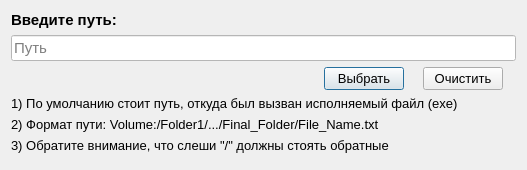
<?xml version="1.0" encoding="UTF-8"?>
<ui version="4.0">
 <class>SetPath</class>
 <widget class="QDialog" name="SetPath">
  <property name="geometry">
   <rect>
    <x>0</x>
    <y>0</y>
    <width>527</width>
    <height>170</height>
   </rect>
  </property>
  <property name="windowTitle">
   <string>Файл</string>
  </property>
  <layout class="QVBoxLayout" name="verticalLayout">
   <item>
    <widget class="QLabel" name="label">
     <property name="font">
      <font>
       <pointsize>11</pointsize>
       <weight>75</weight>
       <bold>true</bold>
      </font>
     </property>
     <property name="text">
      <string>Введите путь:</string>
     </property>
    </widget>
   </item>
   <item>
    <widget class="QLineEdit" name="setpath">
     <property name="sizePolicy">
      <sizepolicy hsizetype="Expanding" vsizetype="Fixed">
       <horstretch>0</horstretch>
       <verstretch>11</verstretch>
      </sizepolicy>
     </property>
     <property name="font">
      <font>
       <pointsize>11</pointsize>
      </font>
     </property>
     <property name="styleSheet">
      <string notr="true">background-color: rgb(255, 255, 255);</string>
     </property>
     <property name="placeholderText">
      <string>Путь</string>
     </property>
    </widget>
   </item>
   <item>
    <layout class="QHBoxLayout" name="horizontalLayout">
     <item>
      <spacer name="horizontalSpacer">
       <property name="orientation">
        <enum>Qt::Horizontal</enum>
       </property>
       <property name="sizeType">
        <enum>QSizePolicy::Fixed</enum>
       </property>
       <property name="sizeHint" stdset="0">
        <size>
         <width>300</width>
         <height>20</height>
        </size>
       </property>
      </spacer>
     </item>
     <item>
      <widget class="QPushButton" name="Choose">
       <property name="sizePolicy">
        <sizepolicy hsizetype="Fixed" vsizetype="Minimum">
         <horstretch>0</horstretch>
         <verstretch>0</verstretch>
        </sizepolicy>
       </property>
       <property name="font">
        <font>
         <pointsize>10</pointsize>
        </font>
       </property>
       <property name="text">
        <string>Выбрать</string>
       </property>
      </widget>
     </item>
     <item>
      <widget class="QPushButton" name="clear">
       <property name="sizePolicy">
        <sizepolicy hsizetype="Fixed" vsizetype="Fixed">
         <horstretch>0</horstretch>
         <verstretch>0</verstretch>
        </sizepolicy>
       </property>
       <property name="font">
        <font>
         <pointsize>10</pointsize>
        </font>
       </property>
       <property name="text">
        <string>Очистить</string>
       </property>
      </widget>
     </item>
    </layout>
   </item>
   <item>
    <widget class="QLabel" name="label_4">
     <property name="font">
      <font>
       <pointsize>10</pointsize>
      </font>
     </property>
     <property name="text">
      <string>1) По умолчанию стоит путь, откуда был вызван исполняемый файл (exe)</string>
     </property>
    </widget>
   </item>
   <item>
    <widget class="QLabel" name="label_2">
     <property name="font">
      <font>
       <pointsize>10</pointsize>
      </font>
     </property>
     <property name="text">
      <string>2) Формат пути: Volume:/Folder1/.../Final_Folder/File_Name.txt</string>
     </property>
    </widget>
   </item>
   <item>
    <widget class="QLabel" name="label_3">
     <property name="font">
      <font>
       <pointsize>10</pointsize>
      </font>
     </property>
     <property name="text">
      <string>3) Обратите внимание, что слеши &quot;/&quot; должны стоять обратные</string>
     </property>
    </widget>
   </item>
   <item>
    <spacer name="verticalSpacer">
     <property name="orientation">
      <enum>Qt::Vertical</enum>
     </property>
     <property name="sizeHint" stdset="0">
      <size>
       <width>20</width>
       <height>40</height>
      </size>
     </property>
    </spacer>
   </item>
  </layout>
 </widget>
 <resources/>
 <connections/>
</ui>
